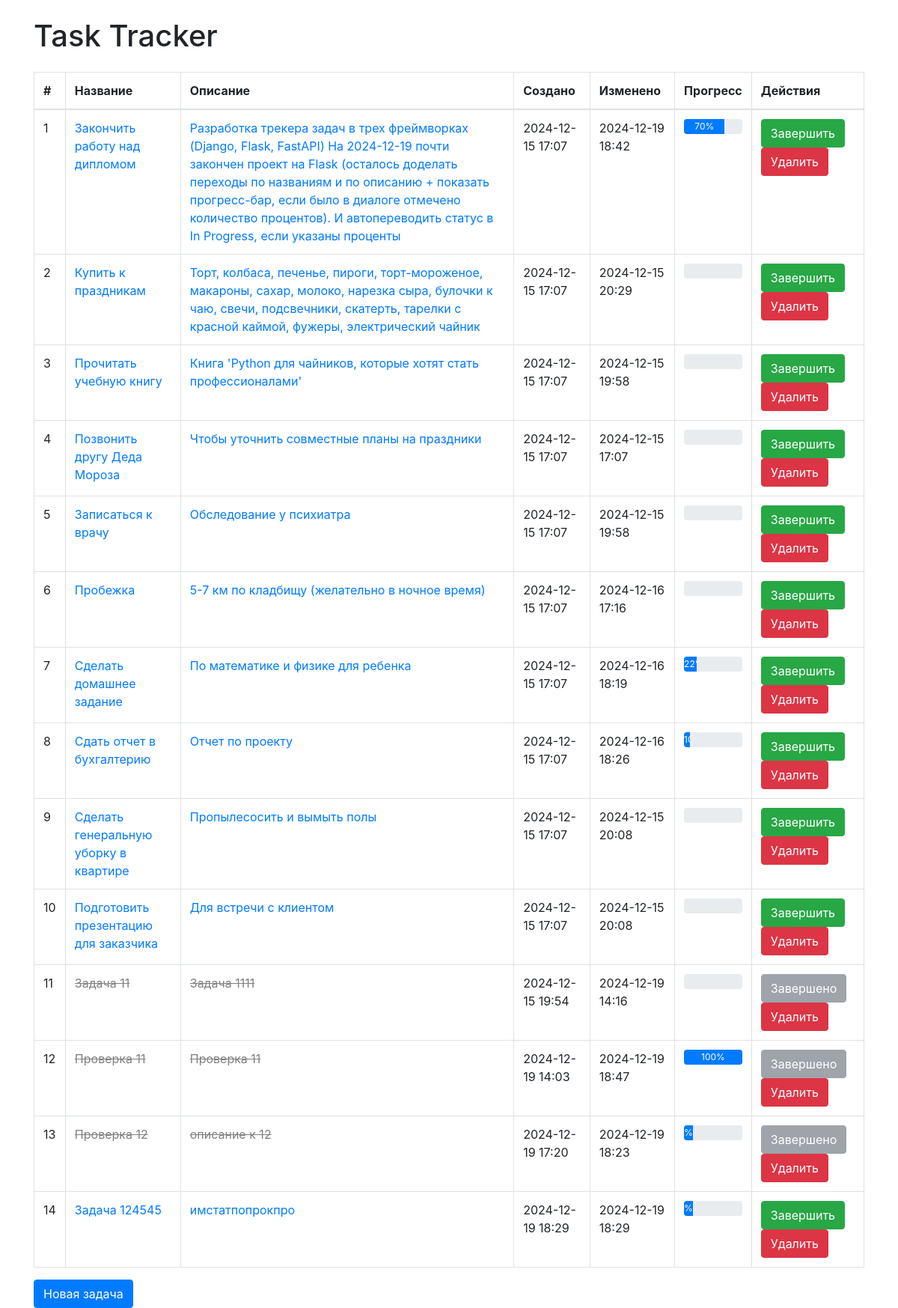
The app's page /, older data.
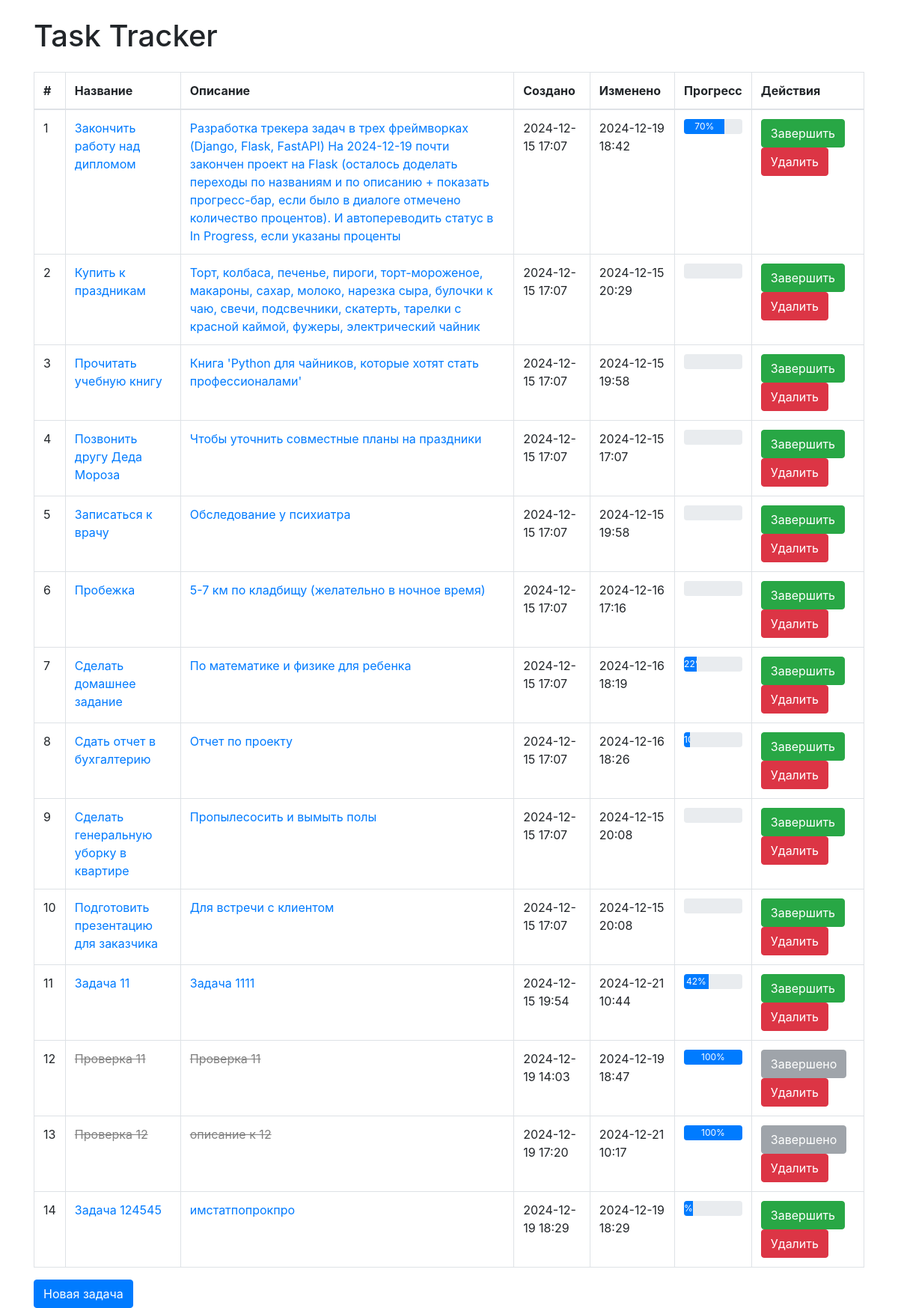
The same page, newer data.
### models.py (models this page shows, shortened)
class Task(db.Model):
    __tablename__ = 'tasks_task'  # Укажите имя таблицы явно
    id = db.Column(db.Integer, primary_key=True)
    title = db.Column(db.String(120), nullable=False)
    description = db.Column(db.String(500), nullable=True)
    created_at = db.Column(db.DateTime, default=datetime.utcnow)
    updated_at = db.Column(db.DateTime, default=datetime.utcnow, onupdate=datetime.utcnow)
    status = db.Column(db.String(20), default='pending')  # pending, done
    progress = db.Column(db.Integer, nullable=True, default=0)  # Добавьте поле progress

### routes.py (the view)
@bp.route('/')
def index():
    tasks = Task.query.all()  # Получаем все задачи
    return render_template('index.html', tasks=tasks)

### templates/index.html (shortened to what this page needs)
<!DOCTYPE html>
<html lang="en">
<head>
    <link rel="stylesheet" href="https://stackpath.bootstrapcdn.com/bootstrap/4.5.2/css/bootstrap.min.css">
</head>
<body>
<div class="container mt-4">
    <h1 class="mb-4">Task Tracker</h1>
    <table class="table table-bordered">
        <thead>
        <tr>
            <th>#</th>
            <th>Название</th>
            <th>Описание</th>
            <th>Создано</th>
            <th>Изменено</th>
            <th>Прогресс</th>
            <th>Действия</th>
        </tr>
        </thead>
        <tbody>
        {% for task in tasks %}
        <tr>
            <td>{{ loop.index }}</td>
            <td>
                <a href="{{ url_for('routes.edit_task', task_id=task.id) }}"
                   class="{% if task.status == 'done' %}completed{% endif %}">
                    {{ task.title }}
                </a>
            </td>
            <td>
                <a href="{{ url_for('routes.edit_task', task_id=task.id) }}"
                   class="{% if task.status == 'done' %}completed{% endif %}">
                    {{ task.description }}
                </a>
            </td>
            <td>{{ task.created_at.strftime("%Y-%m-%d %H:%M") }}</td>
            <td>{{ task.updated_at.strftime("%Y-%m-%d %H:%M") }}</td>
            <td>
                {% if task.progress is not none %}
                <div class="progress" style="height: 20px;">
                    <div class="progress-bar" role="progressbar"
                         style="width: {{ task.progress }}%;"
                         aria-valuenow="{{ task.progress }}"
                         aria-valuemin="0"
                         aria-valuemax="100">
                        {{ task.progress }}%
                    </div>
                </div>
                {% else %}
                <span>Нет данных</span>
                {% endif %}
            </td>
            <td>
                {% if task.status != 'done' %}
                <form method="POST" action="{{ url_for('routes.complete_task', task_id=task.id) }}"
                      style="display: inline;">
                    <button type="submit" class="btn btn-success">Завершить</button>
                </form>
                {% else %}
                <button class="btn btn-secondary" disabled>Завершено</button>
                {% endif %}
                <form method="POST" action="/task/{{ task.id }}/delete" style="display: inline;">
                    <button type="submit" class="btn btn-danger">Удалить</button>
                </form>
            </td>
        </tr>
        {% endfor %}
        </tbody>
    </table>
    <a href="{{ url_for('routes.create_task') }}" class="btn btn-primary">Новая задача</a>
</div>
</body>
</html>

Row changes from the older to the newer data that the page shows:
changed Task "Задача 11": updated_at "2024-12-19 14:16" → "2024-12-21 10:44"; progress (not shown) → "42"; status "Завершено" → "Завершить"
changed Task "Проверка 12": updated_at "2024-12-19 18:23" → "2024-12-21 10:17"; progress (not shown) → "100"
